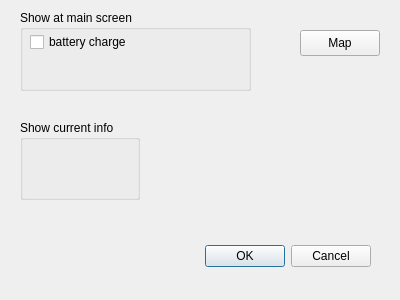
<?xml version="1.0" encoding="UTF-8"?>
<ui version="4.0">
 <class>RobotInfoDialog</class>
 <widget class="QDialog" name="RobotInfoDialog">
  <property name="geometry">
   <rect>
    <x>0</x>
    <y>0</y>
    <width>400</width>
    <height>300</height>
   </rect>
  </property>
  <property name="windowTitle">
   <string>Dialog</string>
  </property>
  <widget class="QDialogButtonBox" name="buttonBox">
   <property name="geometry">
    <rect>
     <x>30</x>
     <y>240</y>
     <width>341</width>
     <height>32</height>
    </rect>
   </property>
   <property name="orientation">
    <enum>Qt::Horizontal</enum>
   </property>
   <property name="standardButtons">
    <set>QDialogButtonBox::Cancel|QDialogButtonBox::Ok</set>
   </property>
  </widget>
  <widget class="QGroupBox" name="groupBox">
   <property name="geometry">
    <rect>
     <x>20</x>
     <y>10</y>
     <width>231</width>
     <height>81</height>
    </rect>
   </property>
   <property name="title">
    <string>Show at main screen</string>
   </property>
   <widget class="QCheckBox" name="checkBox">
    <property name="geometry">
     <rect>
      <x>10</x>
      <y>20</y>
      <width>161</width>
      <height>24</height>
     </rect>
    </property>
    <property name="text">
     <string>battery charge</string>
    </property>
   </widget>
  </widget>
  <widget class="QGroupBox" name="groupBox_2">
   <property name="geometry">
    <rect>
     <x>20</x>
     <y>120</y>
     <width>120</width>
     <height>80</height>
    </rect>
   </property>
   <property name="title">
    <string>Show current info</string>
   </property>
  </widget>
  <widget class="QPushButton" name="pushButton">
   <property name="geometry">
    <rect>
     <x>300</x>
     <y>30</y>
     <width>80</width>
     <height>26</height>
    </rect>
   </property>
   <property name="text">
    <string>Map</string>
   </property>
  </widget>
 </widget>
 <resources/>
 <connections>
  <connection>
   <sender>buttonBox</sender>
   <signal>accepted()</signal>
   <receiver>RobotInfoDialog</receiver>
   <slot>accept()</slot>
   <hints>
    <hint type="sourcelabel">
     <x>248</x>
     <y>254</y>
    </hint>
    <hint type="destinationlabel">
     <x>157</x>
     <y>274</y>
    </hint>
   </hints>
  </connection>
  <connection>
   <sender>buttonBox</sender>
   <signal>rejected()</signal>
   <receiver>RobotInfoDialog</receiver>
   <slot>reject()</slot>
   <hints>
    <hint type="sourcelabel">
     <x>316</x>
     <y>260</y>
    </hint>
    <hint type="destinationlabel">
     <x>286</x>
     <y>274</y>
    </hint>
   </hints>
  </connection>
 </connections>
</ui>
